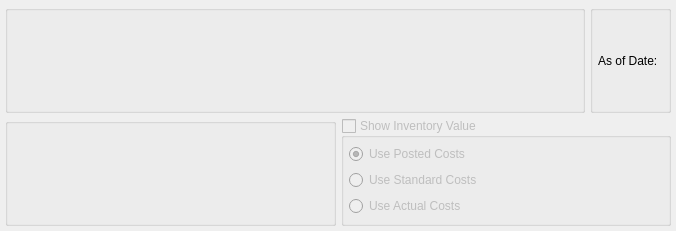
<?xml version="1.0" encoding="UTF-8"?>
<ui version="4.0">
 <comment>This file is part of the xTuple ERP: PostBooks Edition, a free and
open source Enterprise Resource Planning software suite,
Copyright (c) 1999-2010 by OpenMFG LLC, d/b/a xTuple.
It is licensed to you under the Common Public Attribution License
version 1.0, the full text of which (including xTuple-specific Exhibits)
is available at www.xtuple.com/CPAL.  By using this software, you agree
to be bound by its terms.</comment>
 <class>dspQOHByItem</class>
 <widget class="QWidget" name="dspQOHByItem">
  <property name="geometry">
   <rect>
    <x>0</x>
    <y>0</y>
    <width>676</width>
    <height>231</height>
   </rect>
  </property>
  <property name="sizePolicy">
   <sizepolicy hsizetype="Preferred" vsizetype="Preferred">
    <horstretch>0</horstretch>
    <verstretch>0</verstretch>
   </sizepolicy>
  </property>
  <property name="windowTitle">
   <string>Quantities on Hand by Item</string>
  </property>
  <layout class="QGridLayout" name="gridLayout_2">
   <item row="0" column="0" colspan="2">
    <layout class="QHBoxLayout" name="horizontalLayout">
     <item>
      <widget class="QGroupBox" name="_itemGroup">
       <property name="title">
        <string/>
       </property>
       <layout class="QGridLayout" name="gridLayout">
        <item row="0" column="0">
         <widget class="ItemCluster" name="_item">
          <property name="focusPolicy">
           <enum>Qt::StrongFocus</enum>
          </property>
         </widget>
        </item>
        <item row="0" column="1">
         <spacer name="horizontalSpacer">
          <property name="orientation">
           <enum>Qt::Horizontal</enum>
          </property>
          <property name="sizeHint" stdset="0">
           <size>
            <width>0</width>
            <height>20</height>
           </size>
          </property>
         </spacer>
        </item>
       </layout>
      </widget>
     </item>
     <item>
      <widget class="QGroupBox" name="_asofGroup">
       <property name="sizePolicy">
        <sizepolicy hsizetype="Minimum" vsizetype="Preferred">
         <horstretch>0</horstretch>
         <verstretch>0</verstretch>
        </sizepolicy>
       </property>
       <property name="title">
        <string/>
       </property>
       <layout class="QGridLayout" name="gridLayout_3">
        <item row="0" column="0">
         <widget class="QLabel" name="_asOfLit">
          <property name="text">
           <string>As of Date:</string>
          </property>
         </widget>
        </item>
        <item row="0" column="1">
         <widget class="DLineEdit" name="_asOf"/>
        </item>
       </layout>
      </widget>
     </item>
    </layout>
   </item>
   <item row="1" column="1">
    <widget class="QGroupBox" name="_showValue">
     <property name="enabled">
      <bool>false</bool>
     </property>
     <property name="title">
      <string>Show Inventory Value</string>
     </property>
     <property name="checkable">
      <bool>true</bool>
     </property>
     <property name="checked">
      <bool>false</bool>
     </property>
     <layout class="QVBoxLayout">
      <item>
       <widget class="QRadioButton" name="_usePostedCosts">
        <property name="text">
         <string>Use Posted Costs</string>
        </property>
        <property name="checked">
         <bool>true</bool>
        </property>
       </widget>
      </item>
      <item>
       <widget class="QRadioButton" name="_useStandardCosts">
        <property name="text">
         <string>Use Standard Costs</string>
        </property>
       </widget>
      </item>
      <item>
       <widget class="QRadioButton" name="_useActualCosts">
        <property name="text">
         <string>Use Actual Costs</string>
        </property>
       </widget>
      </item>
     </layout>
    </widget>
   </item>
   <item row="1" column="0">
    <widget class="WarehouseGroup" name="_warehouse">
     <property name="focusPolicy">
      <enum>Qt::StrongFocus</enum>
     </property>
     <property name="title">
      <string/>
     </property>
     <property name="fixedSize">
      <bool>false</bool>
     </property>
    </widget>
   </item>
  </layout>
 </widget>
 <layoutdefault spacing="5" margin="5"/>
 <pixmapfunction>qPixmapFromMimeSource</pixmapfunction>
 <customwidgets>
  <customwidget>
   <class>DLineEdit</class>
   <extends>QWidget</extends>
   <header>datecluster.h</header>
   <container>1</container>
  </customwidget>
  <customwidget>
   <class>ItemCluster</class>
   <extends>QWidget</extends>
   <header>itemcluster.h</header>
  </customwidget>
  <customwidget>
   <class>WarehouseGroup</class>
   <extends>QGroupBox</extends>
   <header>warehousegroup.h</header>
  </customwidget>
 </customwidgets>
 <tabstops>
  <tabstop>_item</tabstop>
  <tabstop>_warehouse</tabstop>
  <tabstop>_usePostedCosts</tabstop>
  <tabstop>_useStandardCosts</tabstop>
  <tabstop>_useActualCosts</tabstop>
 </tabstops>
 <resources/>
 <connections>
  <connection>
   <sender>_item</sender>
   <signal>warehouseIdChanged(int)</signal>
   <receiver>_warehouse</receiver>
   <slot>setId(int)</slot>
   <hints>
    <hint type="sourcelabel">
     <x>20</x>
     <y>20</y>
    </hint>
    <hint type="destinationlabel">
     <x>20</x>
     <y>20</y>
    </hint>
   </hints>
  </connection>
  <connection>
   <sender>_item</sender>
   <signal>newId(int)</signal>
   <receiver>_warehouse</receiver>
   <slot>findItemSites(int)</slot>
   <hints>
    <hint type="sourcelabel">
     <x>20</x>
     <y>20</y>
    </hint>
    <hint type="destinationlabel">
     <x>20</x>
     <y>20</y>
    </hint>
   </hints>
  </connection>
 </connections>
</ui>
